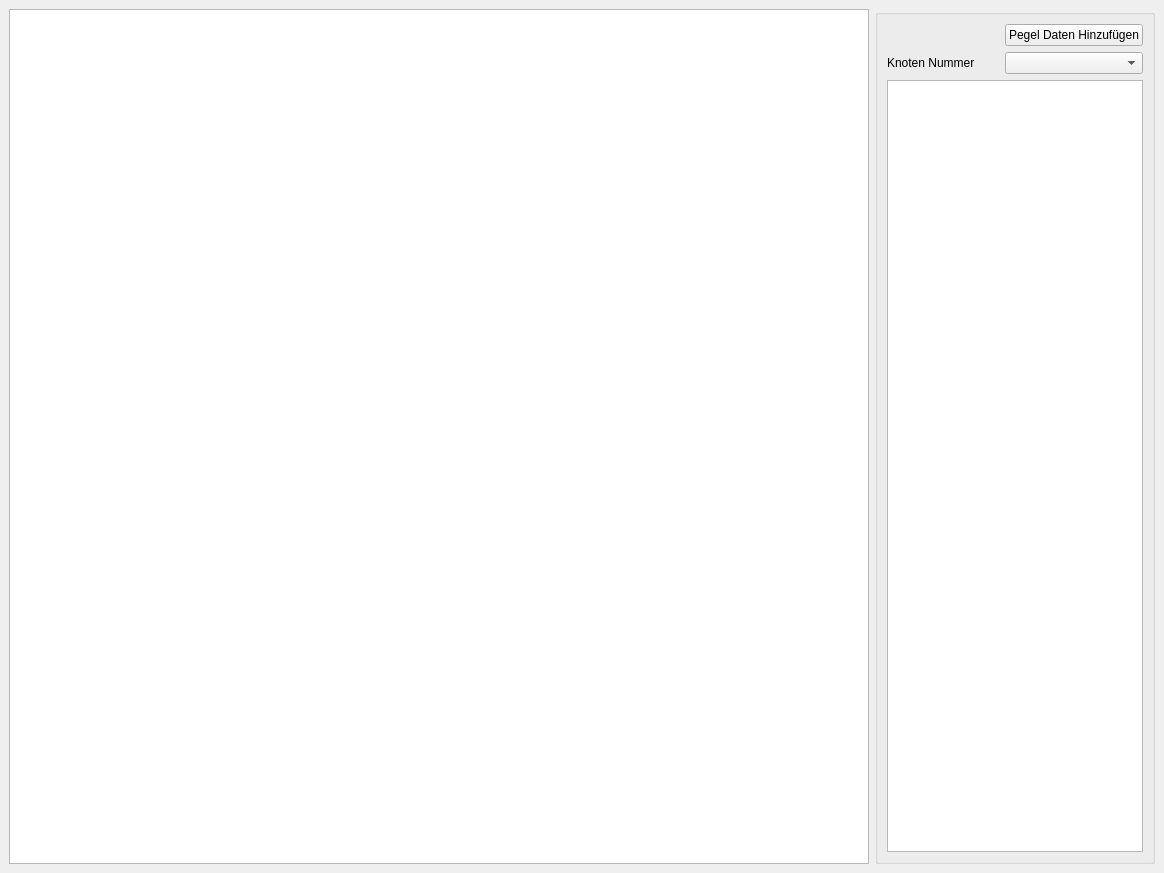
<?xml version="1.0" encoding="UTF-8"?>
<ui version="4.0">
 <class>wqDock</class>
 <widget class="QDockWidget" name="wqDock">
  <property name="geometry">
   <rect>
    <x>0</x>
    <y>0</y>
    <width>1164</width>
    <height>873</height>
   </rect>
  </property>
  <property name="windowTitle">
   <string>WQ Graph</string>
  </property>
  <widget class="QWidget" name="dockWidgetContents">
   <layout class="QGridLayout" name="gridLayout">
    <item row="0" column="1">
     <widget class="QGroupBox" name="groupBox">
      <property name="title">
       <string/>
      </property>
      <layout class="QGridLayout" name="gridLayout_2">
       <item row="1" column="0">
        <widget class="QLabel" name="label">
         <property name="text">
          <string>Knoten Nummer</string>
         </property>
        </widget>
       </item>
       <item row="1" column="1">
        <widget class="QComboBox" name="wqKnoten"/>
       </item>
       <item row="0" column="1">
        <widget class="QPushButton" name="addData">
         <property name="text">
          <string>Pegel Daten Hinzufügen</string>
         </property>
        </widget>
       </item>
       <item row="2" column="0" colspan="2">
        <widget class="QTableView" name="wqTable"/>
       </item>
      </layout>
     </widget>
    </item>
    <item row="0" column="0">
     <widget class="PlotWidget" name="wqPlot"/>
    </item>
   </layout>
  </widget>
 </widget>
 <customwidgets>
  <customwidget>
   <class>PlotWidget</class>
   <extends>QGraphicsView</extends>
   <header>pyqtgraph</header>
  </customwidget>
 </customwidgets>
 <resources/>
 <connections/>
</ui>
